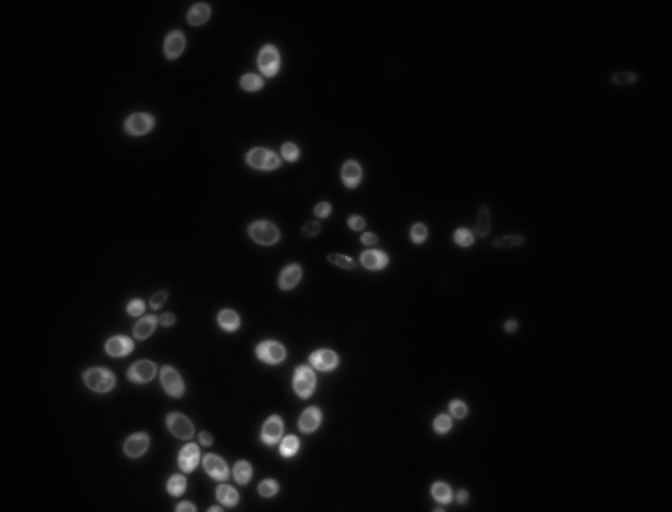
%> input picture day1_intro1/Yeast Showdown I/RFP_Time3.TIF, 1344 x 1024 px (shown at 1/2 size)
$ octave Yeast_Showdown_I_Solution.m   (GNU Octave 9; MATLAB toolbox functions it lacks are replaced by stand-ins)
%> lines starting %> are read from the running program, lines starting %| are printed output that depends on the picture; in (x1, y1, x2, y2) boxes, pixels count from 0 and x2, y2 are one past the last pixel; in counts of white or black regions, pixels touching at a corner belong together; the program's own positions count from 1
%% Solution to Yeast Showdown I: Image Analysis
% Edited by AS, 8/8/11
% Edited by RJ, 8/9/11
% Edited by  8/17/2011 by JW
% Edited by  8/15/2012 by RE
% Edited by  TSH 8/17/2012

% *SPOILER ALERT* This file provides solutions to the exercises from the
% MATLAB intro packet. The best way to remember what you learned is to
% spend time thinking about and doing the exercises on your own. Refer to
% this only after you've tried the exercises and gotten stuck!

% HOW TO USE THIS SOLUTION: This solution file doubles as a step-by-step
% tutorial reference. Each separate task in the problem is in its own cell
% (delimited by a %% at the beginning of the line). You should start by
% reading the comments and looking at the code without running it. Try to
% predict what each line of code does. Then, to see the code in action,
% press CTRL-ENTER to run your current cell. The cells should be run in
% order so that necessary variables are declared at the right times.


%% 1. To explore the data:
% a. Visualize each of the fluorescent channels separately.
% i. Load the phase, RFP, CFP, and YFP, the images you took.

% In order to use imread, just type the name of the image in single quotes
% as the argument

RFP=imread('RFP_Time3.TIF');
%> RFP is the input picture: size 1024x1344 uint16; min 98, max 1208, mean 145.2
YFP=imread('YFP_Time3.TIF');
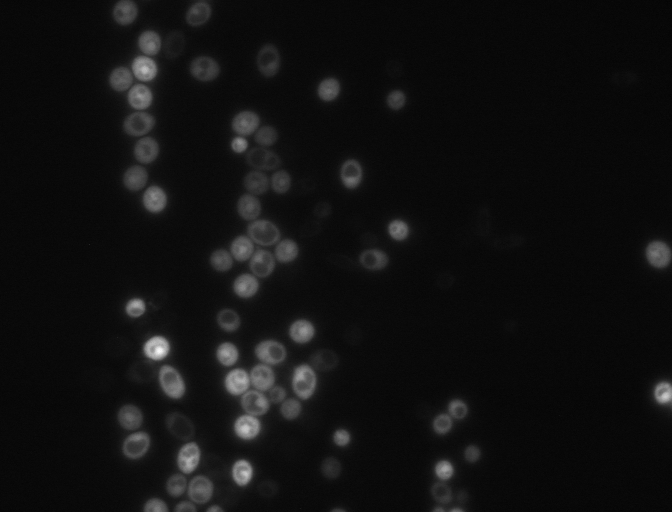
%> input picture day1_intro1/Yeast Showdown I/YFP_Time3.TIF, 1344 x 1024 px (shown at 1/2 size)
%> YFP is the input picture: size 1024x1344 uint16; min 101, max 420, mean 122.5
BFP=imread('BFP_Time3.TIF');
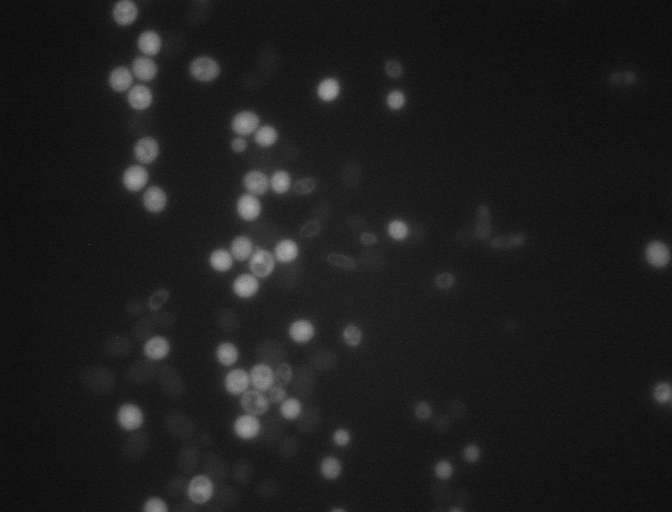
%> input picture day1_intro1/Yeast Showdown I/BFP_Time3.TIF, 1344 x 1024 px (shown at 1/2 size)
%> BFP is the input picture: size 1024x1344 uint16; min 117, max 296, mean 138

% Note imshow(RFP) doesn't show a good image because the files are
% integers, not doubles.

%% ii. Look at one of the pictures with imshow.

RFP=double(RFP);
%> RFP: size 1024x1344 double
YFP=double(YFP);
%> YFP: size 1024x1344 double
BFP=double(BFP);
%> BFP: size 1024x1344 double

% your first thought might be to use imshow(RFP) but this will scale the
% image so all the nonzero values are black (everything)

imshow(RFP,[])
% this works because it autoscales the image


%% iii. Subplots

% what happens if you change these numbers?
figure('Position', [100 100 800 600]);

subplot(2,2,1)
imshow(RFP,[])
title('RFP')

subplot(2,2,2)
imshow(YFP,[])
title('YFP')

subplot(2,2,3)
imshow(BFP,[])
title('BFP')

% uncomment the following when you are instructed to below:
% subplot(2,2,4)
% imshow(AllChannels)
% title('Overlay')


%% b. If you overlay the images, what do you expect to see?
% Overlay them to form a single image with each channel represented by a
% Red, Green or Blue. Because of camera settings, they are all on different
% intensity scales, make sure to normalize each image such that each pixel
% is a value between 0 and 1.   Are there any colors that you didn뭪 expect
% to see? Why did this happen?

% i. Normalize each image and store the result to a new variable. You want
% to rescale the pixel values in the images such that the lowest pixel is 0
% and the highest is 1, while preserving the relative intensities of all
% pixels in between. Which mathematical operations do you need to
% accomplish this? What do you need to know about the pixel values in each
% image?

RFPnorm = RFP - min(RFP(:));
RFPnorm = RFPnorm./max(RFP(:));

YFPnorm = YFP - min(YFP(:));
YFPnorm = YFPnorm./max(YFP(:));
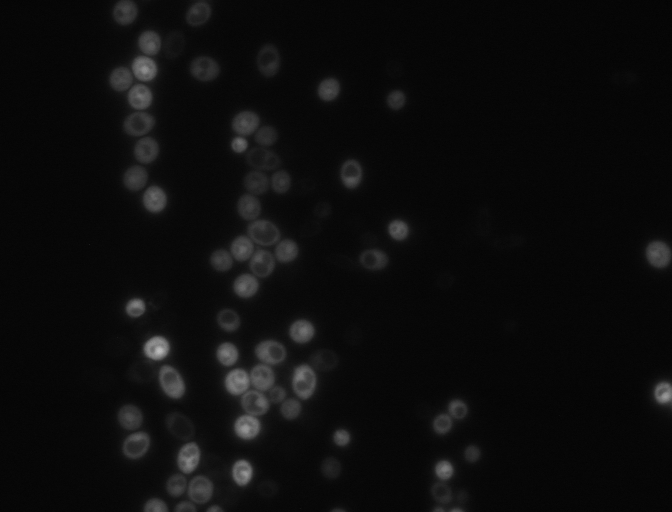
%> YFPnorm: size 1024x1344 double (shown at 1/2 size); min 0, max 0.76, mean 0.0512

BFPnorm = BFP - min(BFP(:));
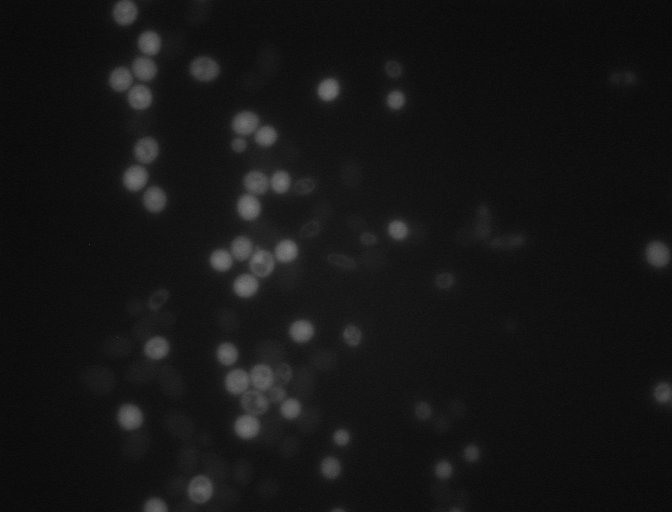
%> BFPnorm: size 1024x1344 double (shown at 1/2 size); min 0, max 179, mean 21
BFPnorm = BFPnorm./max(BFP(:));

% Can you show (using plots or statistics) that the above normalizations
% are correct?

%% ii. Make a 3D array and store the three (normalized)
% fluorescence images into it.  Call that variable AllChannels; make layer
% 1 RFP, layer 2 YFP and layer 3 CFP.  This array should be 1024 by 1344 by
% 3.

AllChannels = [];   % clearing variables first is always a good policy
AllChannels(:,:,1)=RFPnorm;
AllChannels(:,:,2)=YFPnorm;
AllChannels(:,:,3)=BFPnorm;
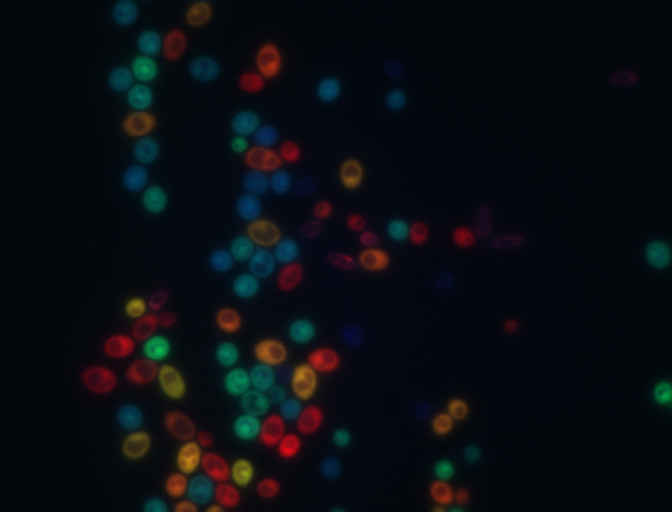
%> AllChannels: size 1024x1344x3 double (shown at 1/2 size); mean R, G, B 0.0391, 0.0512, 0.071

figure;imshow(AllChannels)

%% iii. View the image in false-color using imshow.
% Plot this as the 4th subplot in the 2x2 figure you made for part 1.b.iii.
% Which colors represent the 1st, 2nd, and 3rd planes by default? What
% colors do you see in the image? What do each of the colors mean?  Is
% there a color that you did not expect to see given the experiment
% described above?

% Do this by uncommenting the last bit of cell 1.b.iii. above and running
% it.

% Notice that the imshow command will by default display the 3 layers in a
% 3-layered image as red, green, and blue, in that order. This is the RGB
% convention of encoding colored pixels. What are other color modes that
% imshow supports?

% You should see red, orange, teal and blue cells. The colors are the result of the combination of different
% channels: orange (yellow+red), teal (blue+yellow)
% With a little thought, convince yourself that the following is true:

% red cells= genetic background 1 (RFP) not expressing gene X
% blue cells = genetic background 2 (BFP) not expressing gene X
% orange cells = background 1 expressing gene X
% teal cells = background 2 expressing gene X

% What do the blue cells represent? Why don't we see red+green=yellow
% cells? Are either of these observations surprising?


%% Clean up your workspace
%close all
%clc

%% 2. Do the pixels that come from RFP or BFP cells have a higher
% YFP value?  What's the mean and standard deviation of each group of
% pixels?

% a. Make a matrix that acts as a mask for the RFP channel using a single
% threshold value.

% Explore a little first by plotting a histogram of pixel intensities. You
% can use either the raw or normalized image, but we'll use the normalized
% because it'll make the two channels roughly comparable.
figure;
hist(RFPnorm(:),30)
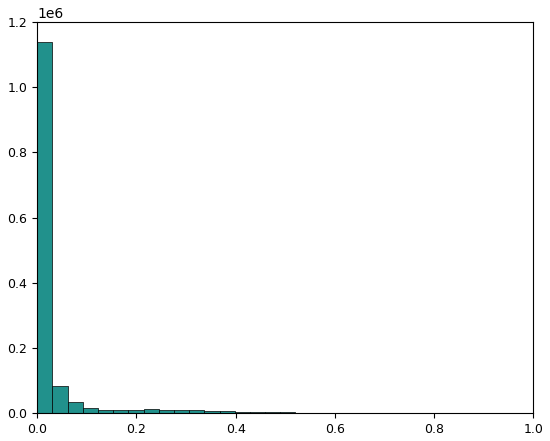
%> figure redrawn from the program's plot data; tallest bar 1137946 high, from x = 4.68e-17 to 0.0306

% From this plot you should be able to tell that there will not be an
% unambiguous pixel intensity between cells and background. But a value
% between 0.1 and 0.3 might be a reasonable cutoff to try.

% In order to try different cutoffs, use the logical array trick. 0.25
% looks like a pretty good cutoff

figure;
imshow(RFPnorm>0.1)
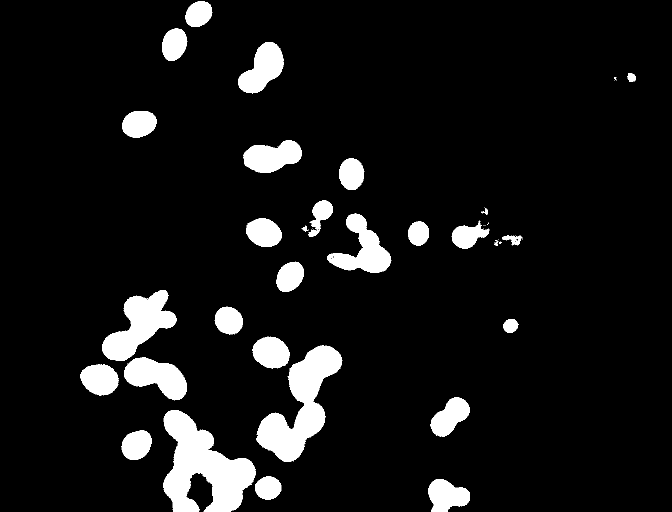
%> displayed picture: size 1024x1344 logical (shown at 1/2 size); 8.4% white; 60 white regions (31 under 20 px), largest, box (x1, y1, x2, y2) and area: (326, 820, 512, 1024) 20525, (513, 691, 685, 924) 16679, (204, 580, 354, 722) 10052

% an alternate command that will show the values above a certain threshold:
% thresh = im2bw(RFPnorm,.25)
% imshow(thresh)


%% b. What is the mean YFP pixel intensity of the RFP-labelled cells?

mean(YFP(RFPnorm>.1))
%> ans = 149.5
% should return  149.4578
std(YFP(RFPnorm>.1))
%> ans = 36.18
% should return 36.1793

% Notice that we threshold on the normalized image (this is not strictly
% necessary, but convenient) but we quantify using the RAW CFP image. Why
% is this?

%% c. Repeat the process for the BFP image.

% 0.2 looks like a pretty good cutoff for the YFP image
% imshow(BFPnorm>0.2)

mean(YFP(BFPnorm>0.2))
%> ans = 206.8
% should return 206.8076

std(YFP(BFPnorm>0.2))
%> ans = 40.56
% should return 40.5566

% What, if anything, can you conclude about the expression of gene X in the
% two different genetic backgrounds? What might you need to do to have a
% more rigorous comparison between the two?

% It looks like the mean YFP signal from the BFP-labeled cells (genetic
% background 1) is higher. To really test the hypothesis that the two
% types of cells are expressing gene X at different levels, we would have
% to come up with a way of computing a p-value for this difference.

% The extra problem will ask you to attempt to address this. One way to
% answer this in a rigorous way is to use bootstrapping, or sub-sampling of
% images according to some null model of what "random" pixels might look
% like. However, even such an analysis would have to assume that pixels are
% independent from each other, which is clearly not the case because many
% pixels are in the same cell.

% In fact, what we really want to compare are the fluorescence intensities
% of CELLS, which actually are independent. Cell segmentation however, is
% an advanced image analysis topic that is beyond the scope of this
% example.
